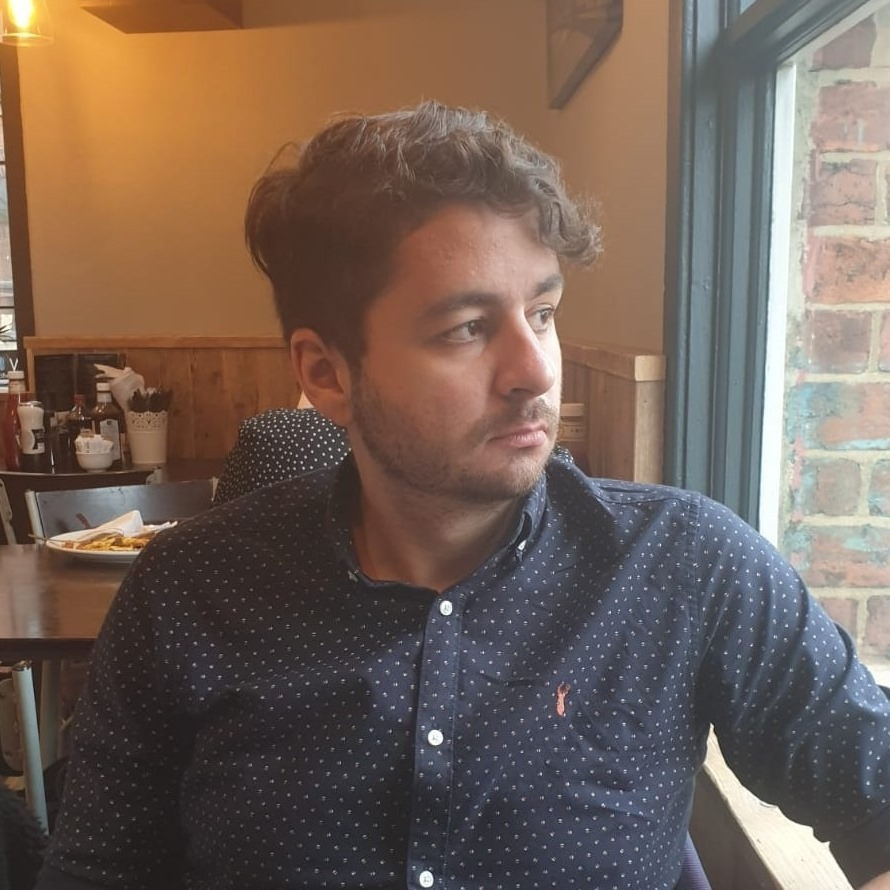
#> input picture me.jpg, 890 x 890 px
$ python face_detection.py
#> lines starting #> are read from the running program, lines starting #| are printed output that depends on the picture; after the words box and inside, x2 and y2 are one past the last pixel; in counts of white or black regions, pixels touching at a corner belong together
import cv2

face_cascade = cv2.CascadeClassifier("haarcascade_frontalface_default.xml")

img = cv2.imread('me.jpg')
#> img is the input picture: shape (890, 890, 3); mean B, G, R 86.4, 97.1, 115.3
img_gray = cv2.cvtColor(img, cv2.COLOR_BGR2GRAY)
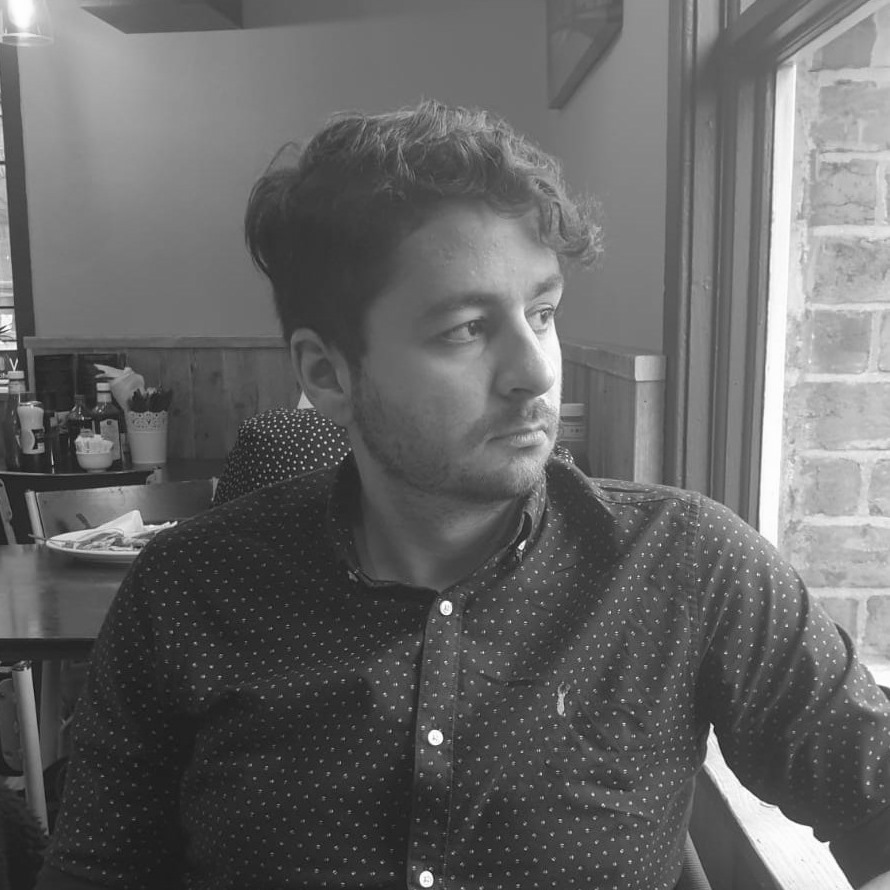
#> img_gray: shape (890, 890); min 11, max 255, mean 101.3

faces = face_cascade.detectMultiScale(
    img_gray,
    scaleFactor=1.05,
    minNeighbors=5
)
#> faces = [[449, 343, 47, 47], [368, 205, 288, 288]]

for x, y, w, h in faces:
    img = cv2.rectangle(
        img,
        (x, y),
        (x + w, y + h),
        (0, 255, 0),
        3
    )
#> this loop made 2 passes
#> pass 1, `img = cv2.rectangle( img, (x, y), (x + w, y + h), (0, 255, 0), 3 )`:
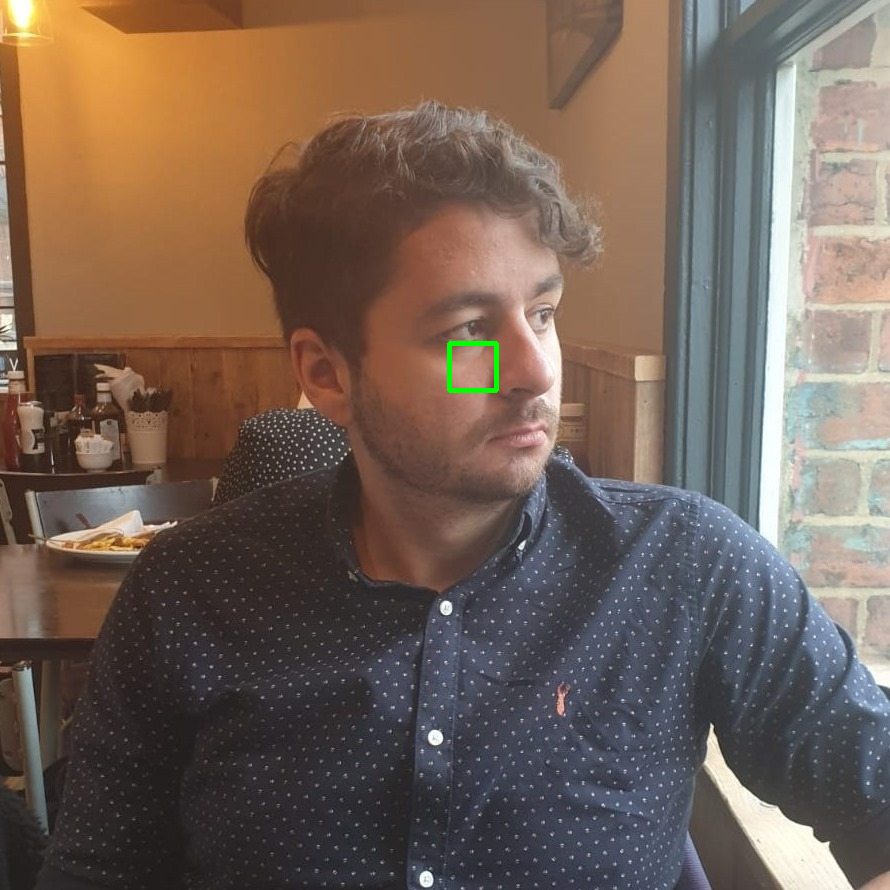
#> img: shape (890, 890, 3); 0.12% of pixels changed, all inside (x1, y1, x2, y2) = (447, 341, 499, 393)
#> pass 2, `img = cv2.rectangle( img, (x, y), (x + w, y + h), (0, 255, 0), 3 )`:
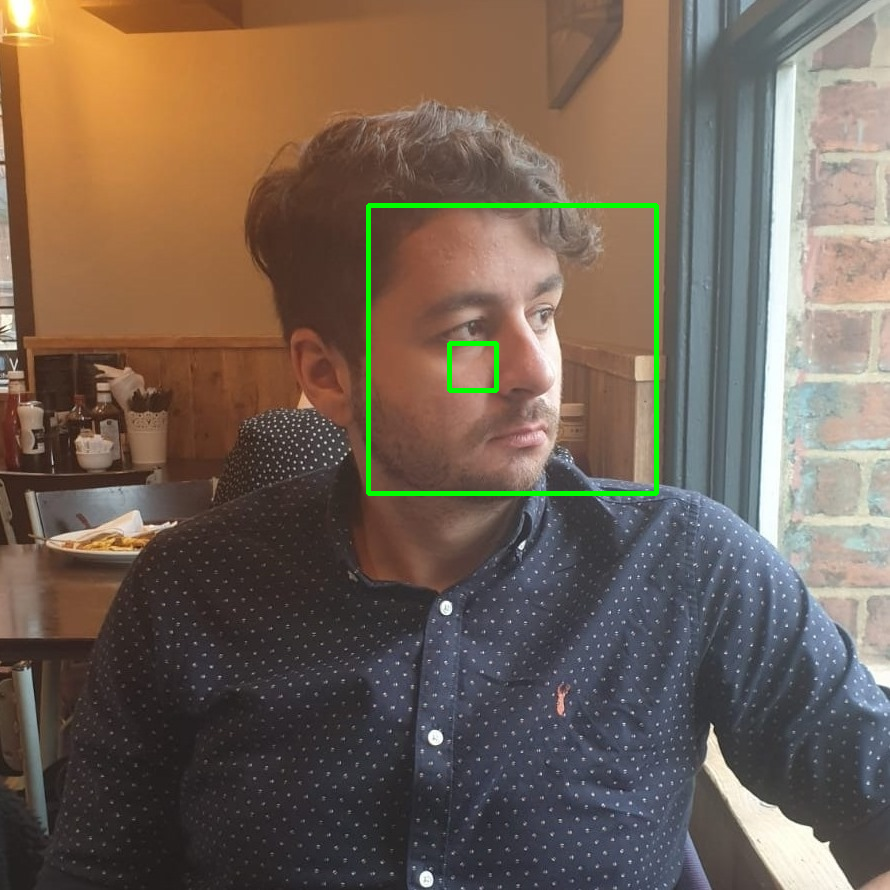
#> img: shape (890, 890, 3); 0.73% of pixels changed, all inside (x1, y1, x2, y2) = (366, 203, 659, 496)

# resized = cv2.resize(
#     img,
#     (int(img.shape[1]/3), int(img.shape[0]/3))
# )

cv2.imshow("Faces", img)
cv2.waitKey(0)
cv2.destroyAllWindows()

$ run again, with galaxy.jpg copied over me.jpg
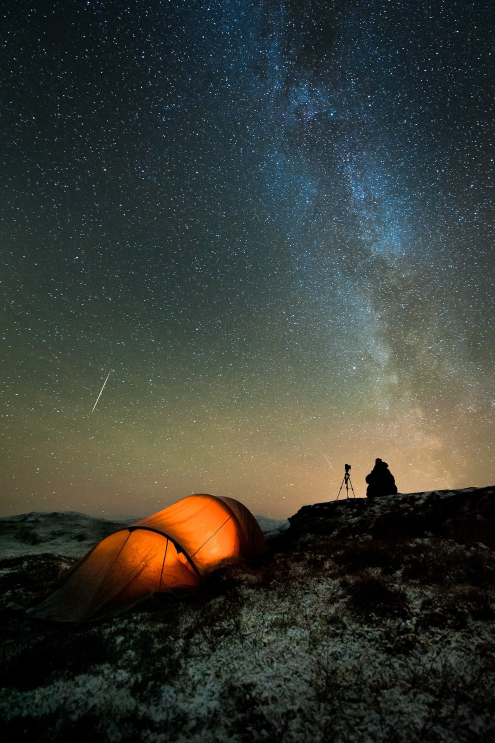
#> input picture galaxy.jpg, 990 x 1485 px (shown at 1/2 size)
#> img is the input picture: shape (1485, 990, 3); mean B, G, R 53.4, 60.3, 56.8
#> `img_gray = cv2.cvtColor(img, cv2.COLOR_BGR2GRAY)`:
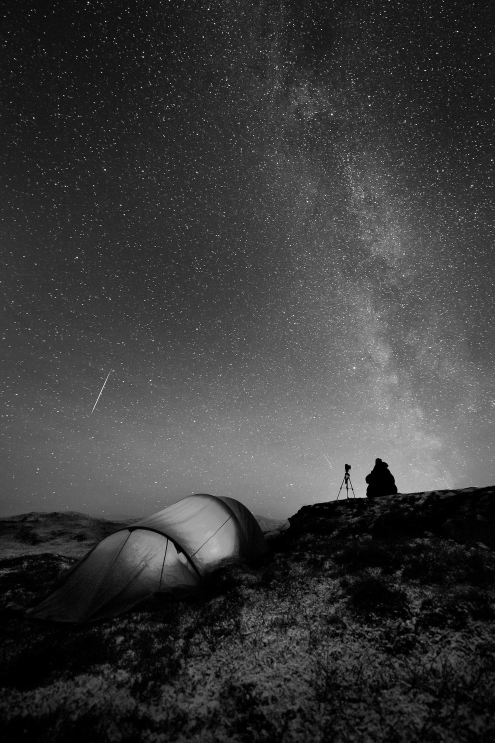
#> img_gray: shape (1485, 990) (shown at 1/2 size); min 0, max 255, mean 58.5
#> faces = [[796, 779, 39, 39]]
#> the loop `for x, y, w, h in faces:` made 1 pass
#> pass 1, `img = cv2.rectangle( img, (x, y), (x + w, y + h), (0, 255, 0), 3 )`:
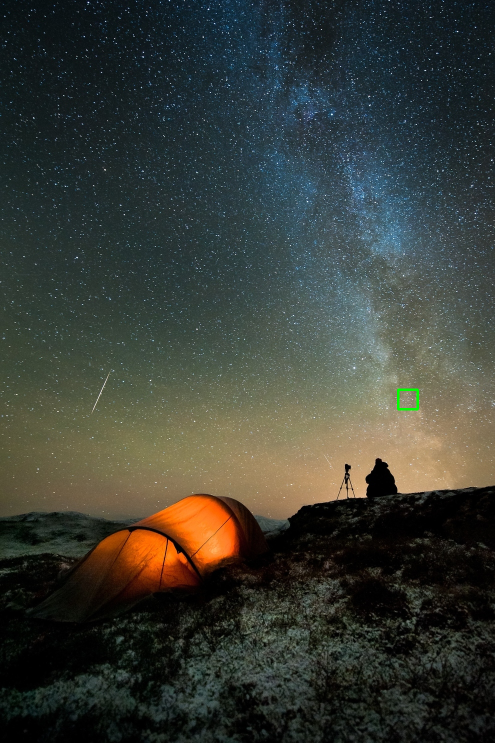
#> img: shape (1485, 990, 3) (shown at 1/2 size); 0.05% of pixels changed, all inside (x1, y1, x2, y2) = (794, 777, 838, 821)
